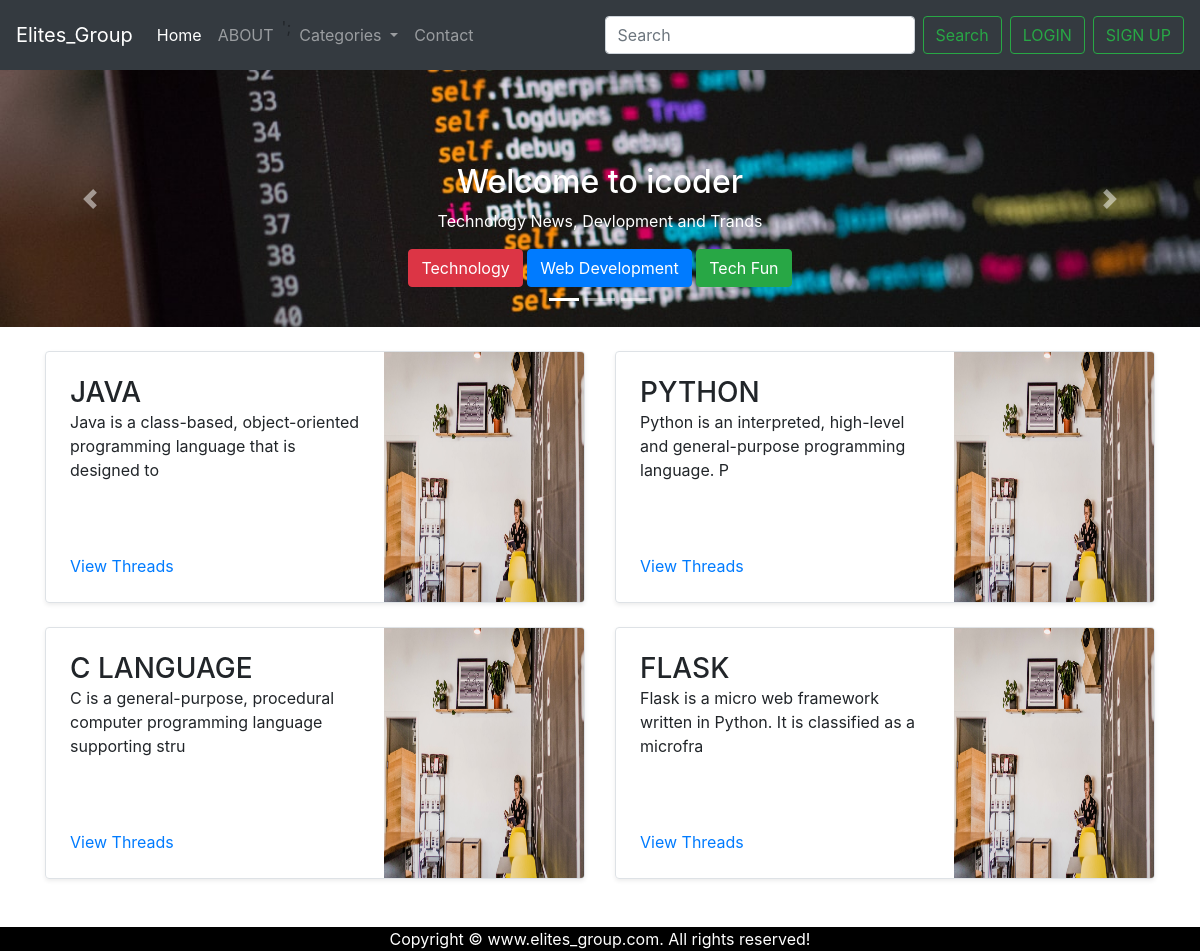
The page / on the database its author committed.
### tables this page shows
CREATE TABLE `categorier` (
  `categories_id` int(11) NOT NULL,
  `categories_name` varchar(255) NOT NULL,
  `categories_desc` text NOT NULL,
  `time` datetime NOT NULL
);

### index.php (the view, shortened to what this page needs)
<?php include'nav.php';
  ?>
<!doctype html>
<html lang="en">
<head>
    <link rel="stylesheet" href="https://stackpath.bootstrapcdn.com/bootstrap/4.5.0/css/bootstrap.min.css">
</head>
<body>
    <?php include 'dbconnect.php'; ?>
    <div id="carouselExampleCaptions" class="carousel slide carousel-fade" data-ride="carousel">
    <ol class="carousel-indicators">
      <li data-target="#carouselExampleCaptions" data-slide-to="0" class="active"></li>
      <li data-target="#carouselExampleCaptions" data-slide-to="1"></li>
      <li data-target="#carouselExampleCaptions" data-slide-to="2"></li>
    </ol>
    <div class="carousel-inner">
      <div class="carousel-item active">
        <img src="img/1.jpg" class="d-block w-100" alt="...">
        <div class="carousel-caption d-none d-md-block">
          <h2 class="animated bounce">Welcome to icoder</h2>
          <p>Technology News, Devlopment and Trands</p>
          <a class="btn btn-danger" href="indexnews.php">Technology</a>
          <button class="btn btn-primary">Web Development</button>
          <button class="btn btn-success">Tech Fun</button>
        </div>
      </div>
    </div>
    <a class="carousel-control-prev" href="#carouselExampleCaptions" role="button" data-slide="prev">
      <span class="carousel-control-prev-icon" aria-hidden="true"></span>
    </a>
    <a class="carousel-control-next" href="#carouselExampleCaptions" role="button" data-slide="next">
      <span class="carousel-control-next-icon" aria-hidden="true"></span>
    </a>
  </div>
    <div class="container my-4">
    <div class="row mb-2">
            <?php
            $sql = "SELECT * FROM `categorier`";
            $result = mysqli_query($con, $sql);
            while ($row = mysqli_fetch_assoc($result)) {
                $name = $row['categories_name'];
                $desc = $row['categories_desc'];
                $id   = $row['categories_id'];
                echo '  <div class="col-md-6">
                <div
                  class="row no-gutters border rounded overflow-hidden flex-md-row mb-4 shadow-sm h-md-250 position-relative">
                  <div class="col p-4 d-flex flex-column position-static">
                <h3 class="mb-0">'.$name.'</h3>
                <p class="card-text mb-auto">'.substr($desc,0,80).'</p>
                <a href="threads.php?catid='.$id.'" class="stretched-link">View Threads</a>
              </div>
              <div class="col-auto d-none d-lg-block">
                <img src="img/8.jpg" width="200" height="250" alt="">
              </div>
            </div>
          </div>';
            }
            ?>
        </div>
    </div>
    <?php  include'footer.php'; ?>
</body>
</html>

### nav.php (shortened to what this page needs)
<?php
  $now_IAM_LOGIN=false;
  ?>
    <!doctype html>
    <html lang="en">
      <head>
        <link rel="stylesheet" href="https://stackpath.bootstrapcdn.com/bootstrap/4.5.0/css/bootstrap.min.css">
      </head>
      <body>
      <nav class="navbar navbar-expand-lg navbar-dark bg-dark">
  <a class="navbar-brand" href="index.php">Elites_Group</a>
  <div class="collapse navbar-collapse" id="navbarSupportedContent">
    <ul class="navbar-nav mr-auto">
      <li class="nav-item active">
        <a class="nav-link" href="index.php">Home <span class="sr-only">(current)</span></a>
      </li>
      <li class="nav-item">
        <a class="nav-link" href="about.php">ABOUT</a>
      </li>';
         <li class="nav-item dropdown">
        <a class="nav-link dropdown-toggle" href="under.php" id="navbarDropdown" role="button" data-toggle="dropdown" aria-haspopup="true" aria-expanded="true">
          Categories
        </a>
      </li>
      <li class="nav-item">
        <a class="nav-link" href="contact.php" tabindex="-1" aria-disabled="true">Contact</a>
      </li>
    </ul>
      <?php
      echo'
    <form class="form-inline my-2 my-lg-0" action="search.php" method="GET">
      <input class="form-control mr-sm-2 pr-5 " type="search" name="search" placeholder="Search" aria-label="Search">
      <button class="btn btn-outline-success my-2 my-sm-2 mr-sm-2" type="submit">Search</button>
    </form>
    ';
    if($now_IAM_LOGIN){
    echo '<button class="btn btn-outline-success  mr-2 " type="submit">'.substr($_SESSION['user_email'],0,12).'</button>
    <a class="btn btn-outline-danger" href="logout.php" tabindex="-1"  aria-disabled="true">LOGOUT</a>
  </div>
</nav>
';
}else{
  echo '<button class="btn btn-outline-success  mr-sm-2 sm-pb-0" data-toggle="modal" data-target="#login_modal" type="submit">LOGIN</button>
  <button class="btn btn-outline-success " data-toggle="modal" data-target="#sign_modal"  type="submit">SIGN UP</button>
</div>
</nav>
';
}
?>
      </body>
    </html>

### footer.php
<div>
<footer class="text-center page-footer" style="background-color: black; ">
<p class="text-white my-auto">Copyright © www.elites_group.com. All rights reserved!</p>
</footer>
</div>

### rows shown on the page
categorier: categories_name "JAVA", categories_desc "Java is a class-based, object-oriented programming language that is designed to"
categorier: categories_name "PYTHON", categories_desc "Python is an interpreted, high-level and general-purpose programming language. P"
categorier: categories_name "C LANGUAGE", categories_desc "C is a general-purpose, procedural computer programming language supporting stru"
categorier: categories_name "FLASK", categories_desc "Flask is a micro web framework written in Python. It is classified as a microfra"
